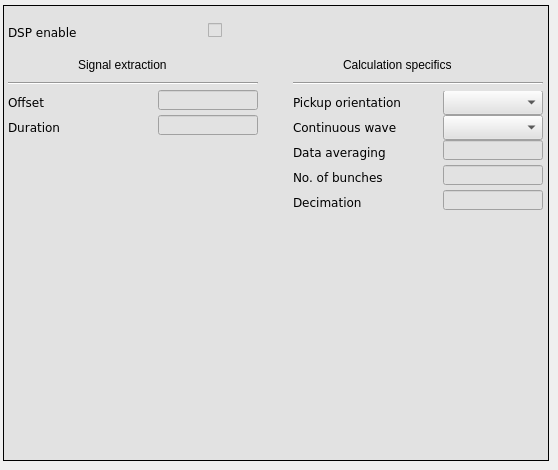
    <widget class="QWidget" name="dsp">
     <attribute name="title">
      <string>Main</string>
     </attribute>
     <widget class="caFrame" name="caframe_3">
      <property name="geometry">
       <rect>
        <x>3</x>
        <y>5</y>
        <width>546</width>
        <height>456</height>
       </rect>
      </property>
      <property name="styleSheet">
       <string notr="true">background-color: rgb(226, 226, 226);</string>
      </property>
      <property name="frameShape">
       <enum>QFrame::Box</enum>
      </property>
      <widget class="caLineEdit" name="calineedit_4">
       <property name="geometry">
        <rect>
         <x>155</x>
         <y>705</y>
         <width>101</width>
         <height>16</height>
        </rect>
       </property>
       <property name="font">
        <font>
         <family>DejaVu Sans</family>
         <pointsize>10</pointsize>
         <stylestrategy>PreferDefault</stylestrategy>
        </font>
       </property>
       <property name="alignment">
        <set>Qt::AlignRight|Qt::AlignTrailing|Qt::AlignVCenter</set>
       </property>
       <property name="channel" stdset="0">
        <string notr="true">$(DEVICE):clock_info:adc_frequency</string>
       </property>
      </widget>
      <widget class="QLabel" name="label_55">
       <property name="geometry">
        <rect>
         <x>5</x>
         <y>705</y>
         <width>131</width>
         <height>21</height>
        </rect>
       </property>
       <property name="font">
        <font>
         <family>DejaVu Sans</family>
        </font>
       </property>
       <property name="text">
        <string>Sampling frequency</string>
       </property>
      </widget>
      <widget class="Line" name="line_4">
       <property name="geometry">
        <rect>
         <x>5</x>
         <y>70</y>
         <width>250</width>
         <height>16</height>
        </rect>
       </property>
       <property name="orientation">
        <enum>Qt::Horizontal</enum>
       </property>
      </widget>
      <widget class="QLabel" name="label_36">
       <property name="geometry">
        <rect>
         <x>75</x>
         <y>50</y>
         <width>126</width>
         <height>20</height>
        </rect>
       </property>
       <property name="font">
        <font>
         <pointsize>9</pointsize>
        </font>
       </property>
       <property name="text">
        <string>Signal extraction</string>
       </property>
      </widget>
      <widget class="caToggleButton" name="catogglebutton_5">
       <property name="geometry">
        <rect>
         <x>205</x>
         <y>17</y>
         <width>16</width>
         <height>16</height>
        </rect>
       </property>
       <property name="font">
        <font>
         <family>DejaVu Sans</family>
         <pointsize>9</pointsize>
        </font>
       </property>
       <property name="channel" stdset="0">
        <string notr="true">$(BPM):stream_tsm:enabled</string>
       </property>
      </widget>
      <widget class="caTextEntry" name="catextentry_12">
       <property name="geometry">
        <rect>
         <x>440</x>
         <y>185</y>
         <width>100</width>
         <height>20</height>
        </rect>
       </property>
       <property name="font">
        <font>
         <family>DejaVu Sans</family>
         <pointsize>9</pointsize>
         <stylestrategy>PreferDefault</stylestrategy>
        </font>
       </property>
       <property name="alignment">
        <set>Qt::AlignRight|Qt::AlignTrailing|Qt::AlignVCenter</set>
       </property>
       <property name="channel" stdset="0">
        <string notr="true">$(BPM):dsp_control:decimation</string>
       </property>
       <property name="background">
        <color>
         <red>255</red>
         <green>255</green>
         <blue>255</blue>
        </color>
       </property>
       <property name="colorMode">
        <enum>caLineEdit::Static</enum>
       </property>
       <property name="limitsMode">
        <enum>caLineEdit::User</enum>
       </property>
       <property name="maxValue">
        <double>2047.000000000000000</double>
       </property>
       <property name="minValue">
        <double>8.000000000000000</double>
       </property>
      </widget>
      <widget class="caTextEntry" name="catextentry_22">
       <property name="geometry">
        <rect>
         <x>440</x>
         <y>135</y>
         <width>100</width>
         <height>20</height>
        </rect>
       </property>
       <property name="font">
        <font>
         <family>DejaVu Sans</family>
         <pointsize>9</pointsize>
         <stylestrategy>PreferDefault</stylestrategy>
        </font>
       </property>
       <property name="alignment">
        <set>Qt::AlignRight|Qt::AlignTrailing|Qt::AlignVCenter</set>
       </property>
       <property name="channel" stdset="0">
        <string notr="true">$(BPM):dsp_control:data_averaging</string>
       </property>
       <property name="background">
        <color>
         <red>255</red>
         <green>255</green>
         <blue>255</blue>
        </color>
       </property>
       <property name="colorMode">
        <enum>caLineEdit::Static</enum>
       </property>
       <property name="limitsMode">
        <enum>caLineEdit::User</enum>
       </property>
       <property name="maxValue">
        <double>2047.000000000000000</double>
       </property>
       <property name="minValue">
        <double>8.000000000000000</double>
       </property>
      </widget>
      <widget class="QLabel" name="label_29">
       <property name="geometry">
        <rect>
         <x>290</x>
         <y>160</y>
         <width>126</width>
         <height>25</height>
        </rect>
       </property>
       <property name="font">
        <font>
         <family>DejaVu Sans</family>
        </font>
       </property>
       <property name="text">
        <string>No. of bunches</string>
       </property>
      </widget>
      <widget class="QLabel" name="label_31">
       <property name="geometry">
        <rect>
         <x>290</x>
         <y>135</y>
         <width>146</width>
         <height>25</height>
        </rect>
       </property>
       <property name="font">
        <font>
         <family>DejaVu Sans</family>
        </font>
       </property>
       <property name="text">
        <string>Data averaging</string>
       </property>
      </widget>
      <widget class="QLabel" name="label_23">
       <property name="geometry">
        <rect>
         <x>5</x>
         <y>110</y>
         <width>151</width>
         <height>25</height>
        </rect>
       </property>
       <property name="font">
        <font>
         <family>DejaVu Sans</family>
        </font>
       </property>
       <property name="text">
        <string>Duration</string>
       </property>
      </widget>
      <widget class="caTextEntry" name="catextentry_24">
       <property name="geometry">
        <rect>
         <x>440</x>
         <y>160</y>
         <width>100</width>
         <height>20</height>
        </rect>
       </property>
       <property name="font">
        <font>
         <family>DejaVu Sans</family>
         <pointsize>9</pointsize>
         <stylestrategy>PreferDefault</stylestrategy>
        </font>
       </property>
       <property name="alignment">
        <set>Qt::AlignRight|Qt::AlignTrailing|Qt::AlignVCenter</set>
       </property>
       <property name="channel" stdset="0">
        <string notr="true">$(BPM):dsp_control:num_of_bunches</string>
       </property>
       <property name="background">
        <color>
         <red>255</red>
         <green>255</green>
         <blue>255</blue>
        </color>
       </property>
       <property name="colorMode">
        <enum>caLineEdit::Static</enum>
       </property>
      </widget>
      <widget class="caTextEntry" name="catextentry_25">
       <property name="geometry">
        <rect>
         <x>155</x>
         <y>110</y>
         <width>100</width>
         <height>20</height>
        </rect>
       </property>
       <property name="font">
        <font>
         <family>DejaVu Sans</family>
         <pointsize>9</pointsize>
         <stylestrategy>PreferDefault</stylestrategy>
        </font>
       </property>
       <property name="alignment">
        <set>Qt::AlignRight|Qt::AlignTrailing|Qt::AlignVCenter</set>
       </property>
       <property name="channel" stdset="0">
        <string notr="true">$(BPM):stream_tsm:duration</string>
       </property>
       <property name="background">
        <color>
         <red>255</red>
         <green>255</green>
         <blue>255</blue>
        </color>
       </property>
       <property name="colorMode">
        <enum>caLineEdit::Static</enum>
       </property>
       <property name="limitsMode">
        <enum>caLineEdit::User</enum>
       </property>
       <property name="maxValue">
        <double>2047.000000000000000</double>
       </property>
       <property name="minValue">
        <double>8.000000000000000</double>
       </property>
      </widget>
      <widget class="caLed" name="caled_3">
       <property name="geometry">
        <rect>
         <x>230</x>
         <y>15</y>
         <width>21</width>
         <height>21</height>
        </rect>
       </property>
       <property name="font">
        <font>
         <family>DejaVu Sans</family>
         <pointsize>9</pointsize>
        </font>
       </property>
       <property name="channel" stdset="0">
        <string notr="true">$(BPM):stream_tsm:enabled</string>
       </property>
       <property name="falseColor">
        <color alpha="0">
         <red>255</red>
         <green>0</green>
         <blue>0</blue>
        </color>
       </property>
       <property name="trueColor">
        <color>
         <red>0</red>
         <green>255</green>
         <blue>0</blue>
        </color>
       </property>
       <property name="trueValue">
        <string>true</string>
       </property>
       <property name="falseValue">
        <string>false</string>
       </property>
      </widget>
      <widget class="QLabel" name="label_420">
       <property name="geometry">
        <rect>
         <x>5</x>
         <y>17</y>
         <width>81</width>
         <height>21</height>
        </rect>
       </property>
       <property name="font">
        <font>
         <family>DejaVu Sans</family>
         <pointsize>9</pointsize>
        </font>
       </property>
       <property name="text">
        <string>DSP enable</string>
       </property>
       <property name="alignment">
        <set>Qt::AlignLeading|Qt::AlignLeft|Qt::AlignVCenter</set>
       </property>
      </widget>
      <widget class="QLabel" name="label_54">
       <property name="geometry">
        <rect>
         <x>290</x>
         <y>185</y>
         <width>141</width>
         <height>25</height>
        </rect>
       </property>
       <property name="font">
        <font>
         <family>DejaVu Sans</family>
        </font>
       </property>
       <property name="text">
        <string>Decimation</string>
       </property>
      </widget>
      <widget class="caMenu" name="camenu_13">
       <property name="geometry">
        <rect>
         <x>440</x>
         <y>85</y>
         <width>100</width>
         <height>25</height>
        </rect>
       </property>
       <property name="font">
        <font>
         <family>DejaVu Sans</family>
         <pointsize>10</pointsize>
        </font>
       </property>
       <property name="frame">
        <bool>true</bool>
       </property>
       <property name="channel" stdset="0">
        <string notr="true">$(BPM):dsp_control:pickup_orientation</string>
       </property>
       <property name="labelDisplay">
        <bool>false</bool>
       </property>
      </widget>
      <widget class="caTextEntry" name="catextentry_44">
       <property name="geometry">
        <rect>
         <x>155</x>
         <y>85</y>
         <width>100</width>
         <height>20</height>
        </rect>
       </property>
       <property name="font">
        <font>
         <family>DejaVu Sans</family>
         <pointsize>9</pointsize>
         <stylestrategy>PreferDefault</stylestrategy>
        </font>
       </property>
       <property name="alignment">
        <set>Qt::AlignRight|Qt::AlignTrailing|Qt::AlignVCenter</set>
       </property>
       <property name="channel" stdset="0">
        <string notr="true">$(BPM):stream_tsm:offset</string>
       </property>
       <property name="background">
        <color>
         <red>255</red>
         <green>255</green>
         <blue>255</blue>
        </color>
       </property>
       <property name="colorMode">
        <enum>caLineEdit::Static</enum>
       </property>
       <property name="limitsMode">
        <enum>caLineEdit::User</enum>
       </property>
       <property name="maxValue">
        <double>15.000000000000000</double>
       </property>
      </widget>
      <widget class="QLabel" name="label_57">
       <property name="geometry">
        <rect>
         <x>5</x>
         <y>85</y>
         <width>136</width>
         <height>25</height>
        </rect>
       </property>
       <property name="font">
        <font>
         <family>DejaVu Sans</family>
        </font>
       </property>
       <property name="text">
        <string>Offset</string>
       </property>
      </widget>
      <widget class="QLabel" name="label_37">
       <property name="geometry">
        <rect>
         <x>290</x>
         <y>85</y>
         <width>135</width>
         <height>25</height>
        </rect>
       </property>
       <property name="font">
        <font>
         <family>DejaVu Sans</family>
        </font>
       </property>
       <property name="text">
        <string>Pickup orientation</string>
       </property>
      </widget>
      <widget class="Line" name="line_8">
       <property name="geometry">
        <rect>
         <x>290</x>
         <y>70</y>
         <width>250</width>
         <height>16</height>
        </rect>
       </property>
       <property name="orientation">
        <enum>Qt::Horizontal</enum>
       </property>
      </widget>
      <widget class="QLabel" name="label_61">
       <property name="geometry">
        <rect>
         <x>340</x>
         <y>50</y>
         <width>136</width>
         <height>20</height>
        </rect>
       </property>
       <property name="font">
        <font>
         <pointsize>9</pointsize>
        </font>
       </property>
       <property name="text">
        <string>Calculation specifics</string>
       </property>
      </widget>
      <widget class="caMenu" name="camenu_12">
       <property name="geometry">
        <rect>
         <x>440</x>
         <y>110</y>
         <width>100</width>
         <height>25</height>
        </rect>
       </property>
       <property name="font">
        <font>
         <family>DejaVu Sans</family>
         <pointsize>10</pointsize>
        </font>
       </property>
       <property name="frame">
        <bool>true</bool>
       </property>
       <property name="channel" stdset="0">
        <string notr="true">$(BPM):stream_tsm:continuous</string>
       </property>
       <property name="labelDisplay">
        <bool>false</bool>
       </property>
      </widget>
      <widget class="QLabel" name="label_52">
       <property name="geometry">
        <rect>
         <x>290</x>
         <y>110</y>
         <width>141</width>
         <height>25</height>
        </rect>
       </property>
       <property name="font">
        <font>
         <family>DejaVu Sans</family>
        </font>
       </property>
       <property name="text">
        <string>Continuous wave</string>
       </property>
      </widget>
     </widget>
    </widget>
